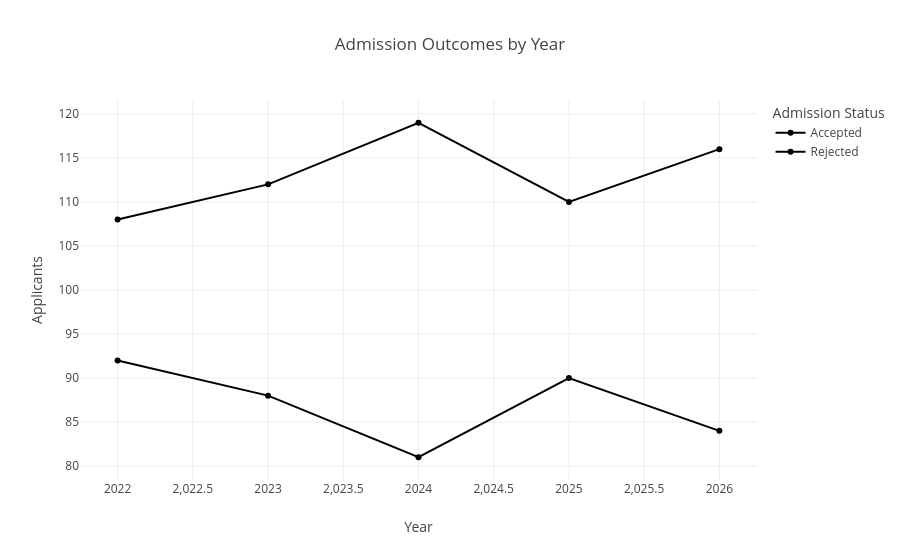

Write notebook code for a chart like this one.
### Code cell
# D. Admission trends over time
year_counts = (
    df.dropna(subset=["Year"])
    .groupby(["Year", "Admission Status"])
    .size()
    .reset_index(name="Applicants")
)

fig = px.line(
    year_counts,
    x="Year",
    y="Applicants",
    color="Admission Status",
    markers=True,
    title="Admission Outcomes by Year"
)

fig.show()

### Figure 1 — Plotly figure (JSON) as saved in the notebook; plotly's stock layout.template omitted (floating-point values rounded to 4 significant figures)
{"data": [{"hovertemplate": "Admission Status=Accepted<br>Year=%{x}<br>Applicants=%{y}<extra></extra>", "legendgroup": "Accepted", "line": {"color": "#000001", "dash": "solid"}, "marker": {"symbol": "circle"}, "mode": "lines+markers", "name": "Accepted", "orientation": "v", "showlegend": true, "type": "scatter", "x": [2022, 2023, 2024, 2025, 2026], "xaxis": "x", "y": [92, 88, 81, 90, 84], "yaxis": "y"}, {"hovertemplate": "Admission Status=Rejected<br>Year=%{x}<br>Applicants=%{y}<extra></extra>", "legendgroup": "Rejected", "line": {"color": "#000002", "dash": "solid"}, "marker": {"symbol": "circle"}, "mode": "lines+markers", "name": "Rejected", "orientation": "v", "showlegend": true, "type": "scatter", "x": [2022, 2023, 2024, 2025, 2026], "xaxis": "x", "y": [108, 112, 119, 110, 116], "yaxis": "y"}], "layout": {"legend": {"title": {"text": "Admission Status"}, "tracegroupgap": 0}, "title": {"text": "Admission Outcomes by Year"}, "xaxis": {"anchor": "y", "domain": [0, 1], "title": {"text": "Year"}}, "yaxis": {"anchor": "x", "domain": [0, 1], "title": {"text": "Applicants"}}}}
